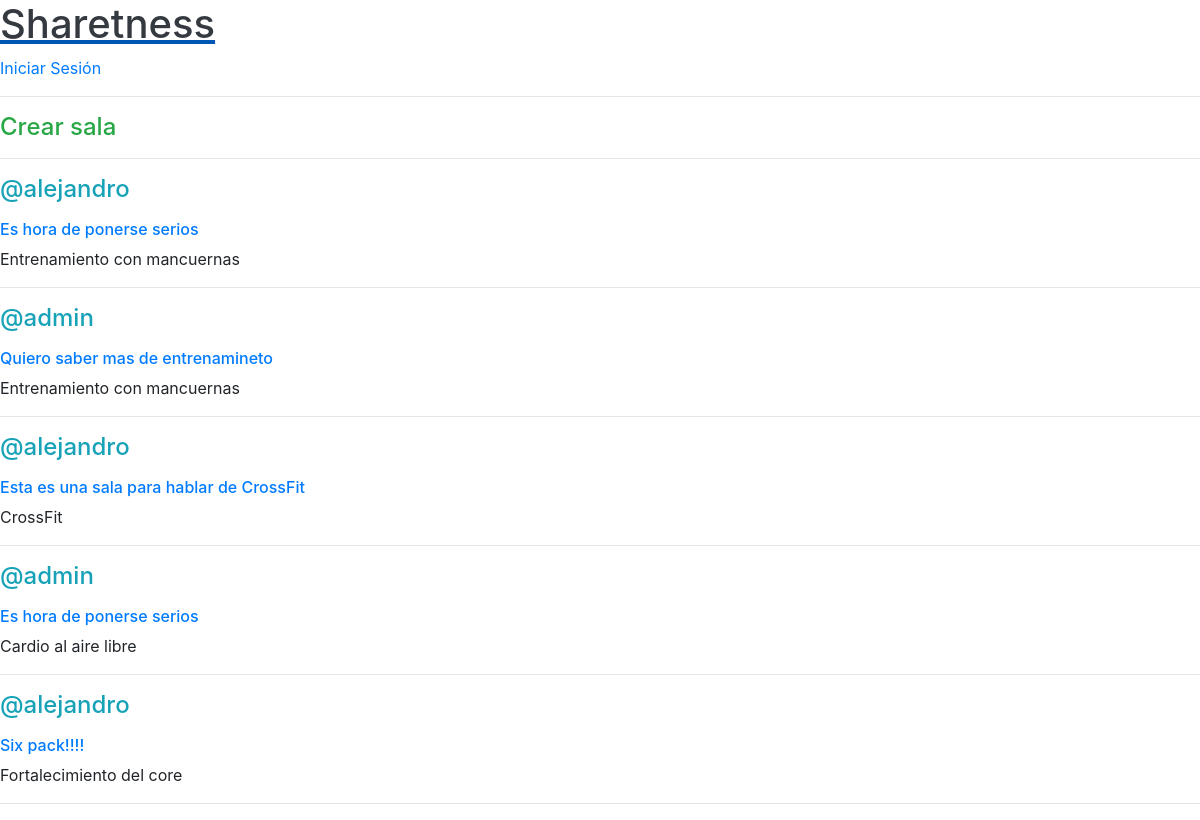
Before: / with the older database file.
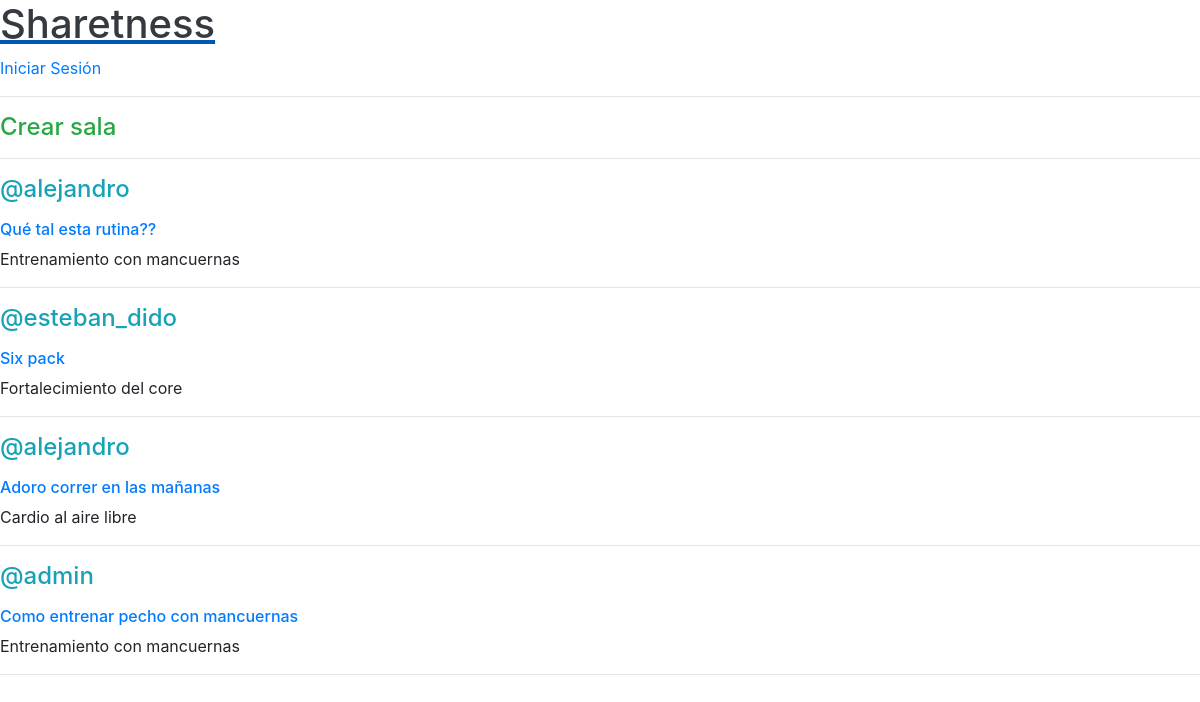
After: the same page with the newer database file.
### forum/models.py (models this page shows, shortened)
class Room(models.Model):
    host = models.ForeignKey(User, on_delete=models.SET_NULL, null=True)
    topic = models.ForeignKey(Topic, on_delete=models.SET_NULL, null=True)
    name = models.CharField(max_length=200)
    description =models.TextField(null=True, blank=True)
    update = models.DateTimeField(auto_now=True)
    created = models.DateTimeField(auto_now_add=True)
    class Meta:
        ordering = ['-update', '-created']

class Topic(models.Model):
    name = models.CharField(max_length=200)
    def __str__(self):
        return self.name

### forum/views.py (the view)
# urls.py: path('', views.home, name="home"),
def home(request):
    rooms = Room.objects.all()
    context = {'rooms': rooms}
    return render(request, 'forum/home.html', context)

### forum/templates/forum/home.html (shortened to what this page needs)
{% extends 'main.html' %}
{% block content %}
    <a href={% url 'create-room' %} class="h4 text-success">Crear sala</a>
    <hr>
    <div class="room-container">
        {% for room in rooms %}
            <h4 style="display: inline;"><span class="text-info">@{{ room.host.username }}</span></h4>
            <p class="h6 mt-3 "><a href="/room/{{room.id}}">{{ room.name }}</a></p>
            <p>{{ room.topic }}</p>
            <hr>
        {% endfor %}
    </div>
{% endblock content %}

### templates/main.html (shortened to what this page needs)
<!DOCTYPE html>
<html lang="es">
<head>
    <link rel="stylesheet" href="https://cdn.jsdelivr.net/npm/bootstrap@4.6.1/dist/css/bootstrap.min.css">
</head>
<body>
    {% include 'navbar.html' %}
    {% block content %}
    {% endblock %}
</body>
</html>

### templates/navbar.html
<a href="/">
    <h1 class="text-dark ">Sharetness</h1>
</a>
{% if request.user.is_authenticated %}
    <p>Hola {{ request.user.username }} </p><a href={% url 'logout' %}>Cerrar Sesión</a>
{% else %}
    <a href={% url 'login' %}>Iniciar Sesión</a>
{% endif %}
<hr>

Changed rows visible on the page:
removed Room: host.username "alejandro", name "Es hora de ponerse serios", topic "Entrenamiento con mancuernas"
removed Room: host.username "admin", name "Quiero saber mas de entrenamineto", topic "Entrenamiento con mancuernas"
removed Room: host.username "alejandro", name "Esta es una sala para hablar de CrossFit", topic "CrossFit"
removed Room: host.username "admin", name "Es hora de ponerse serios", topic "Cardio al aire libre"
removed Room: host.username "alejandro", name "Six pack!!!!", topic "Fortalecimiento del core"
added Room: host.username "alejandro", name "Qué tal esta rutina??", topic "Entrenamiento con mancuernas"
added Room: host.username "esteban_dido", name "Six pack", topic "Fortalecimiento del core"
added Room: host.username "alejandro", name "Adoro correr en las mañanas", topic "Cardio al aire libre"
added Room: host.username "admin", name "Como entrenar pecho con mancuernas", topic "Entrenamiento con mancuernas"
